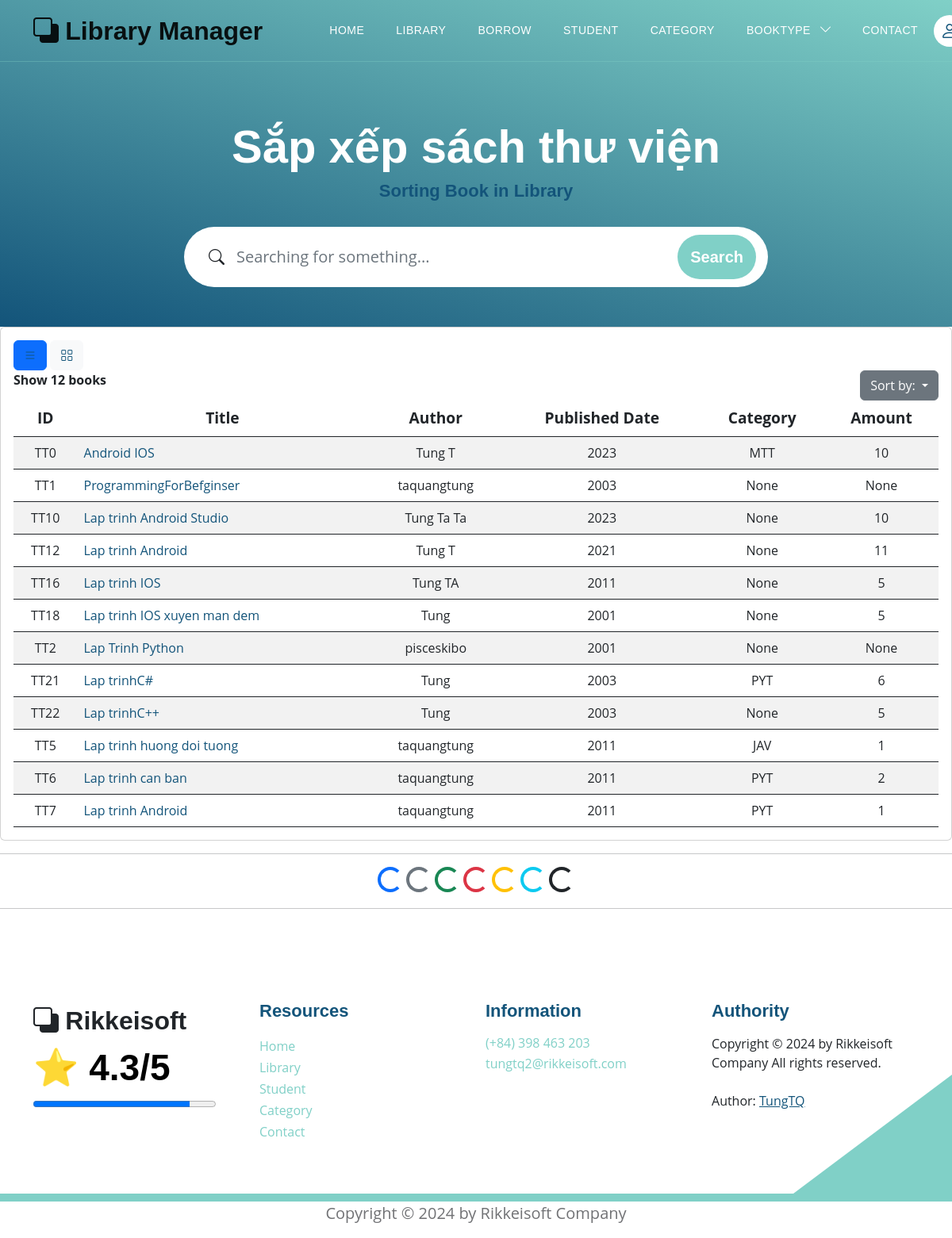
Before: /books/sort_books?bookview=0&choice=id with the older database file.
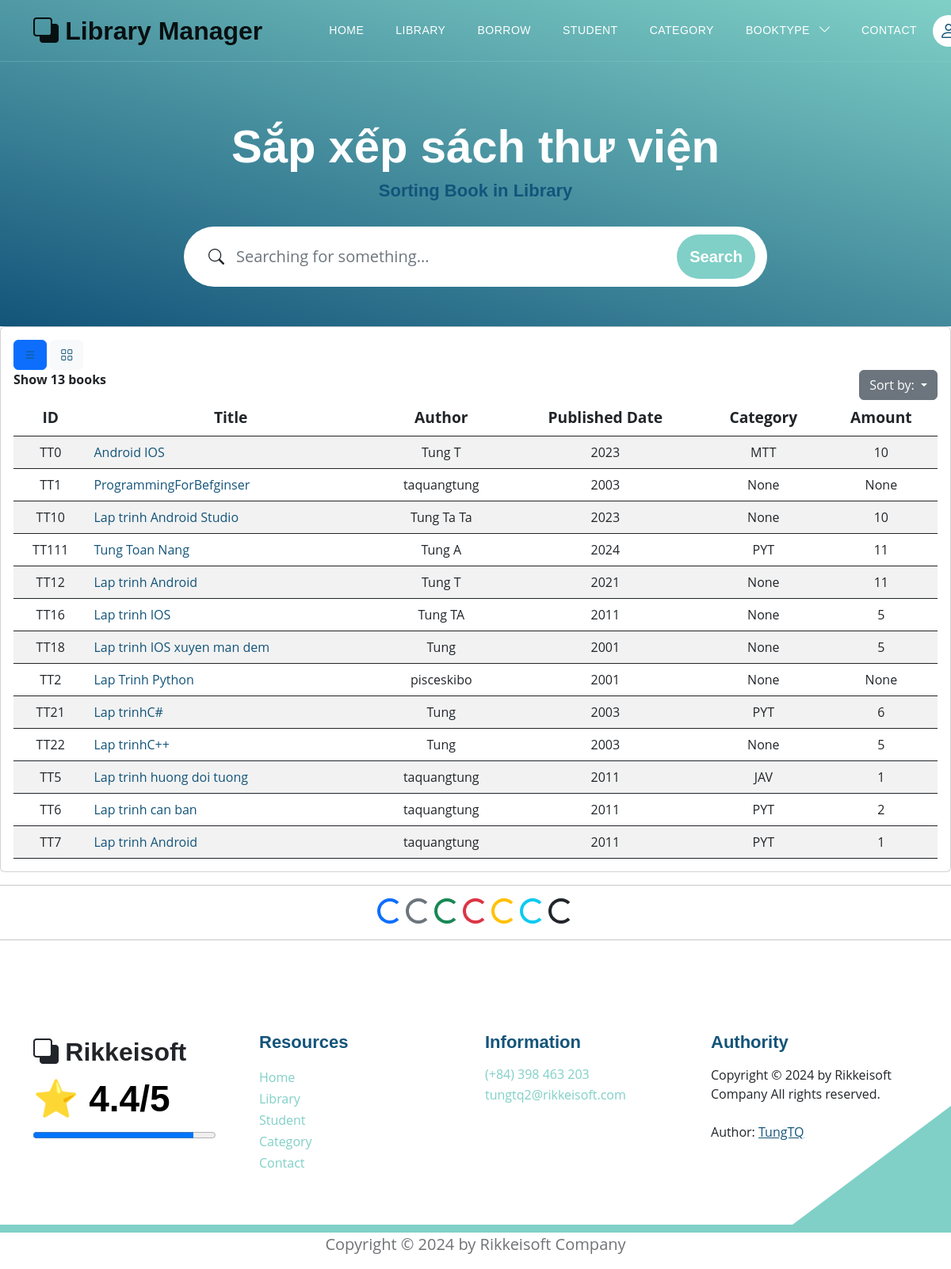
After: the same page with the newer database file.
### models.py (models this page shows, shortened)
class Book(Base):
    __tablename__ = 'books'
    username_id = Column(String(30), ForeignKey('users.username'), nullable=False)
    id_book = Column(String(30), primary_key=True, unique=True, index=True)         # Số thứ tự sách
    title = Column(String(100), index=True)      # Tiêu đề sách
    author = Column(String(100), index=True)     # Tác giả
    year = Column(Integer)                  # Năm xuất bản
    quantity_amount = Column(Integer, index=True, default=0)
    category_id = Column(String(10), ForeignKey('category.category_id'), nullable=False)
    insert_at = Column(DateTime, index = True)
    insert_id = Column(String(30), index = True)
    update_at = Column(DateTime,index=True)
    update_id = Column(String(30), index = True)
    delete_at = Column(DateTime,index=True)
    delete_id = Column(String(30), index = True)
    delete_flag = Column(Integer, index=True)
    user = relationship("User", back_populates="books")
    category = relationship("Category", back_populates="category_books")
    borrows = relationship("BorrowBook", back_populates="book_borrow")
    borrowfinal = relationship("BorrowBookFinal", back_populates="book_borrow_final")

class Category(Base):
    __tablename__ = 'category'
    category_id = Column(String(10), primary_key=True, index=True)
    category_name = Column(String(50), index=True)
    insert_at = Column(DateTime, index=True)
    insert_id = Column(String(30), index=True)
    update_at = Column(DateTime,index=True)
    update_id = Column(String(30), index=True)
    delete_at = Column(DateTime,index=True)
    delete_id = Column(String(30), index=True)
    delete_flag = Column(Integer, index=True)
    category_books = relationship("Book", back_populates="category")

### main.py (the view)
@app.get('/books/sort_books', response_class=HTMLResponse)
async def sort_books(bookview: int, choice: str, request: Request, db: Session = Depends(models.get_db)):
    mean_star = get_mean_star(db)
    all_category2 = db.query(models.Category).filter(models.Category.delete_flag != 1).all()
    if choice == "year":
        books = db.query(models.Book).order_by(models.Book.year)
    elif choice == "id":
        books = db.query(models.Book).order_by(models.Book.id_book)
    elif choice == "name":
        books = db.query(models.Book).order_by(models.Book.title)
    books = books.filter(models.Book.delete_flag != 1).all()
    total_books = db.query(models.Book).filter(models.Book.delete_flag == 0).count()
    return templates.TemplateResponse("sorting_book.html", {
        "request": request,
        "books": books,
        "total_books": total_books,
        "bookview": bookview,
        "mean_star": mean_star,
        "all_category2": all_category2})

### templates/sorting_book.html (shortened to what the changed rows need)
{% extends "base.html" %}
{% block content %}
<section class="hero-section d-flex justify-content-center align-items-center" id="section_1"
    style="padding-bottom: 50px;">
    <div class="container">
        <div class="row">
            <div class="col-lg-8 col-12 mx-auto">
                <h1 class="text-white text-center"> Sắp xếp sách thư viện </h1>
            </div>
        </div>
    </div>
</section>
<div class="card card-table comman-shadow">
    <div class="card-body">
        <div class="table-responsive">
            <div id="DataTables_Table_0_wrapper" class="dataTables_wrapper no-footer">
                <div class="row">
                    <div class="col-md-6">
                        <div class="dataTables_length" id="DataTables_Table_0_length">
                            <label> <b> Show {{total_books}} books </b>
                            </label>
                        </div>
                    </div>
                </div>
                {% if bookview == 0 %}
                <table
                    class="table border-0 star-student table-hover table-center mb-0 datatable table-striped dataTable no-footer"
                    id="DataTables_Table_0" aria-describedby="DataTables_Table_0_info">
                    <thead class="student-thread">
                        <tr style="text-align: center; font-size:larger;">
                            <th rowspan="1" colspan="1" aria-label="ID: activate to sort column ascending">ID</th>
                            <th rowspan="1" colspan="1" aria-label="Title: activate to sort column ascending">Title</th>
                            <th rowspan="1" colspan="1" aria-label="Author: activate to sort column ascending">Author
                            </th>
                            <th rowspan="1" colspan="1" aria-label="Published Date: activate to sort column ascending">
                                Published Date</th>
                            <th rowspan="1" colspan="1" aria-label="Category: activate to sort column ascending">
                                Category</th>
                            <th rowspan="1" colspan="1" aria-label="Action: activate to sort column ascending">Amount
                            </th>
                        </tr>
                    </thead>
                    <tbody>
                        <form action="">
                            {% for book in books %}
                            <tr class="{% if loop.index is even %} even {% else %}odd{% endif %}">
                                <td style="text-align: center;">{{ book.id_book }}</td>
                                <td> <a href="#">{{ book.title }}</a></td>
                                <td style="text-align: center;">{{ book.author }}</td>
                                <td style="text-align: center;">{{ book.year }}</td>
                                <td style="text-align: center;">{{ book.category }}</td>
                                <td style="text-align: center;">{{ book.quantity_amount }}</td>
                            </tr>
                            {% endfor %}
                        </form>
                    </tbody>
                </table>
                {% endif %}
            </div>
        </div>
    </div>
</div>
{% endblock content %}

Changed rows visible on the page:
added Book: id_book "TT111", title "Tung Toan Nang", author "Tung A", year "2024", category "PYT", quantity_amount "11"
Other visible differences:
{{ total_books }}: "12" → "13"
{{ mean_star }}: "4.3" → "4.4"
{{ mean_star*20 }}: 86.0 → 88.0 (drawn)
